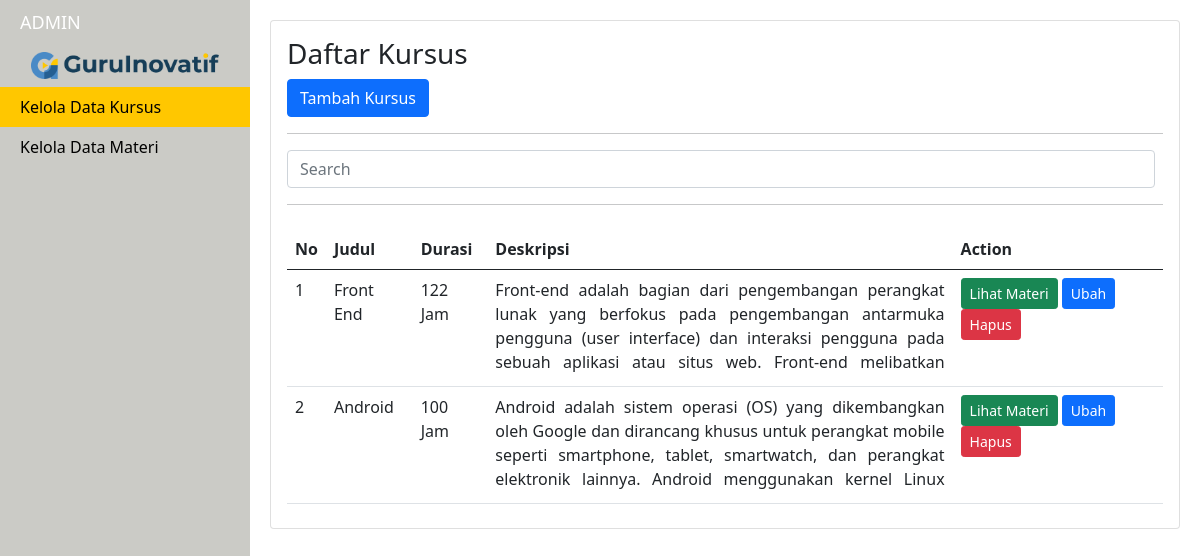
The page / on the database its author committed.
### tables this page shows
CREATE TABLE `kursus` (
  `idkursus` int(11) NOT NULL,
  `judul` varchar(50) NOT NULL,
  `deskripsi` varchar(1000) NOT NULL,
  `durasi` int(11) NOT NULL
);

### config.php (called while the page is built, shortened)
<?php
$conn = mysqli_connect('localhost','root','','course') or die('connection failed');
function query($sql)
{
    global $conn;
    $result=mysqli_query($conn,$sql);
    $rows = [];
    while ($row = mysqli_fetch_assoc($result) ){
        $rows[] = $row;
    }
    return $rows;
}
?>

### index.php (the view, shortened to what this page needs)
<?php
@include 'config.php';
$kursus=array_reverse(query("SELECT * FROM kursus"));
?>
<!doctype html>
<html lang="en">
<head>
    <link href="https://cdn.jsdelivr.net/npm/bootstrap@5.0.2/dist/css/bootstrap.min.css" rel="stylesheet">
    <link rel="stylesheet" href="css/style3.css">
</head>
<body>
    <div id="wrapper">
        <div id="sidebar-wrapper">
            <ul class="sidebar-nav">
                <li class="sidebar-brand">
                    <a href="index.php">
                        ADMIN
                    </a>
                </li>
                <li class="d-flex justify-content-center">
                    <img class="w-75 h-75 py-2" src="images/logo.PNG" alt="">
                </li>
                <li class="active">
                    <a href="index.php">Kelola Data Kursus</a>
                </li>
                <li>
                    <a href="daftar_materi.php">Kelola Data Materi</a>
                </li>
            </ul>
        </div>
         <div id="page-content-wrapper">
            <div class="container-fluid">
                <div class="row">
                    <div class="card col-lg-12 p-3">
                        <h3>Daftar Kursus</h3>
                        <div>
                            <a href="tambahkursus.php" class="btn btn-primary">Tambah Kursus</a>
                        </div>
                        <hr>
                        <form class="d-flex">
                            <input class="form-control me-2" id="search" type="search" placeholder="Search" aria-label="Search">
                        </form>
                        <hr>
                        <table class="table my-2">
                            <thead>
                                <tr>
                                    <th>No</th>
                                    <th>Judul</th>
                                    <th>Durasi</th>
                                    <th>Deskripsi</th>
                                    <th>Action</th>
                                </tr>
                            </thead>
                            <tbody id="tampil">
                                <?php $i = 1; ?>
                                <?php foreach ($kursus as $row) : ?>
                                    <tr>
                                        <td><?php echo $i; ?></td>
                                        <td><?php echo $row["judul"]; ?></td>
                                        <td><?php echo $row["durasi"]; ?> Jam</td>
                                        <td> <div class="overflow-auto" style="max-height: 100px; max-width: 500px; text-align :justify"><?php echo $row["deskripsi"]; ?></div></td>
                                        <td>
                                            <a href="materi_idkursus.php?idkursus=<?php echo $row["idkursus"]; ?>" class="btn btn-success btn-sm">Lihat Materi</a>
                                            <a href="ubahkursus.php?id=<?php echo $row["idkursus"]; ?>" class="btn btn-primary btn-sm">Ubah</a>
                                            <a href="hapuskursus.php?id=<?php echo $row["idkursus"]; ?> " onclick="return confirm('Yakin Ingin Menghapus Data?');" class="btn btn-danger btn-sm">Hapus</a>
                                        </td>
                                    </tr>
                                    <?php $i++; ?>
                                <?php endforeach; ?>
                            </tbody>
                        </table>
                    </div>
                </div>
            </div>
        </div>
    </div>
</body>
</html>

### css/style3.css (style rules this page uses)
body { overflow-x: hidden; }
#wrapper { padding-left: 0; }
#sidebar-wrapper { z-index: 1000; position: fixed; left: 250px; width: 0; height: 100%; margin-left: -250px; overflow-y: auto; background: #cbcbc6; }
#page-content-wrapper { width: 100%; position: absolute; padding: 15px; }
.sidebar-nav { position: absolute; top: 0; width: 250px; margin: 0; padding: 0; list-style: none; }
.sidebar-nav li { text-indent: 20px; line-height: 40px; }
.sidebar-nav li a { display: block; text-decoration: none; color: #000000; }
.sidebar-nav > .sidebar-brand { height: 44px; font-size: 18px; line-height: 45px; }
.sidebar-nav > .sidebar-brand a { color: #000000; }
@media (min-width:768px) { #wrapper { padding-left: 250px; } }
@media (min-width:768px) { #sidebar-wrapper { width: 250px; } }
@media (min-width:768px) { #page-content-wrapper { padding: 20px; position: relative; } }
li.active > a { background-color: #ffc700; color: #000; }

### rows shown on the page
kursus: judul "Front End", durasi "122", deskripsi "Front-end adalah bagian dari pengembangan perangkat lunak yang berfokus pada pengembangan antarmuka pengguna (user interface) dan interaksi pengguna pada sebuah aplikasi atau situs web. Front-end melibatkan…"
kursus: judul "Android", durasi "100", deskripsi "Android adalah sistem operasi (OS) yang dikembangkan oleh Google dan dirancang khusus untuk perangkat mobile seperti smartphone, tablet, smartwatch, dan perangkat elektronik lainnya. Android menggunakan kernel Linux…"
